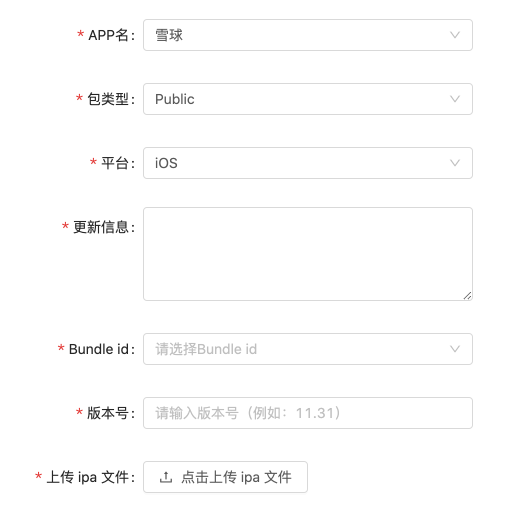
#> input picture test/1.png, 1010 x 1012 px, found by its file name (shown at 1/2 size)
$ jupyter execute --allow-errors '中后台表单自动生成.ipynb'   (shell and % lines are left out)
#> lines starting #> are read from the running program, lines starting #| are printed output that depends on the picture; after the words box and inside, x2 and y2 are one past the last pixel; in counts of white or black regions, pixels touching at a corner belong together
#> the answer given: 1.png
<a href="https://colab.research.google.com/github/yuxizhe/HTML-UI-datasets-generate/blob/master/%E4%B8%AD%E5%90%8E%E5%8F%B0%E8%A1%A8%E5%8D%95%E8%87%AA%E5%8A%A8%E7%94%9F%E6%88%90.ipynb" target="_parent"></a>

[cell 1]
import tensorflow as tf
from tensorflow import keras
from keras.preprocessing.image import ImageDataGenerator

[cell 2]
# tesseract 中文识别

# 环境安装
#加载中文语言包

[cell 3]
# 文字识别
import pytesseract
from pytesseract import Output

[cell 4]
# 识别元素内及元素前的文字

def element_ocr(cropped, img, x, y, w, h):
  img = cv2.cvtColor(img, cv2.COLOR_BGR2GRAY)
  cropped = cv2.cvtColor(cropped, cv2.COLOR_BGR2GRAY)
  # 识别矩形中的文字
  inner_text = pytesseract.image_to_string(cropped, lang='chi_sim')
  print('元素内文字:  '+ inner_text)

  # 识别矩形前的文字 往前200
  textAreaBefore = img[y:y+h,max(0,x-200):x]
  cv2_imshow(textAreaBefore)
  # 识别前序文字
  before_text = pytesseract.image_to_string(textAreaBefore, lang='chi_sim')
  print('元素前区域文字：  '+before_text)

  return inner_text,before_text

[cell 5]
# 中文字体显示
from PIL import Image, ImageDraw, ImageFont

# [8 lines left out: function cv2ImgAddText, not called in this run]

[cell 6]
import cv2
import numpy as np
from google.colab.patches import cv2_imshow

#获取图片内矩形函数
def cv_get_block(location):
#> called with location = '/content/pic/crm/1.png'
  img = cv2.imread(location)
#> img is the input picture: shape (1012, 1010, 3); mean B, G, R 252.2, 252.2, 252.2
  # img resize to 700
  img = cv2.resize(img, (700,int(700/img.shape[1]*img.shape[0])), interpolation=cv2.INTER_AREA)
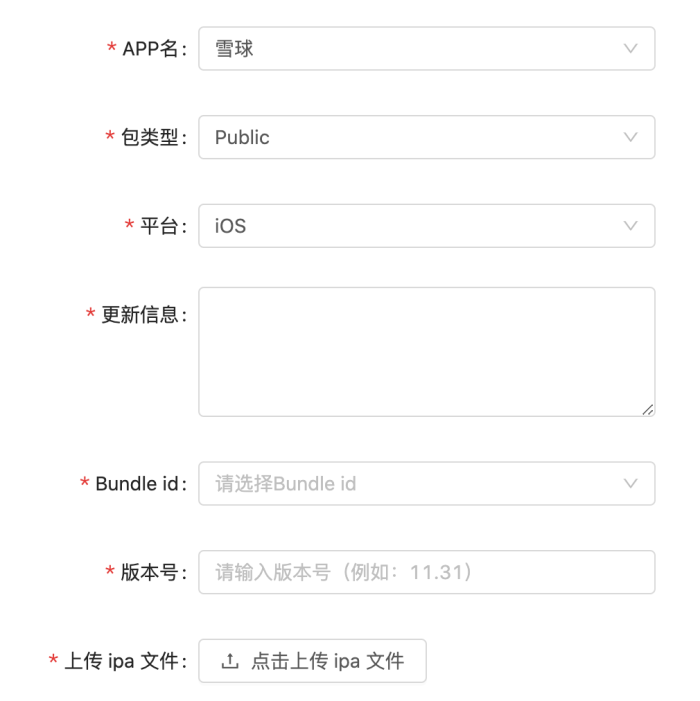
#> img: shape (701, 700, 3); mean B, G, R 252.2, 252.2, 252.2

  # 转为灰度
  gray = cv2.cvtColor(img, cv2.COLOR_BGR2GRAY)
  # 边缘检测
  binary = cv2.Canny(gray,50,100)
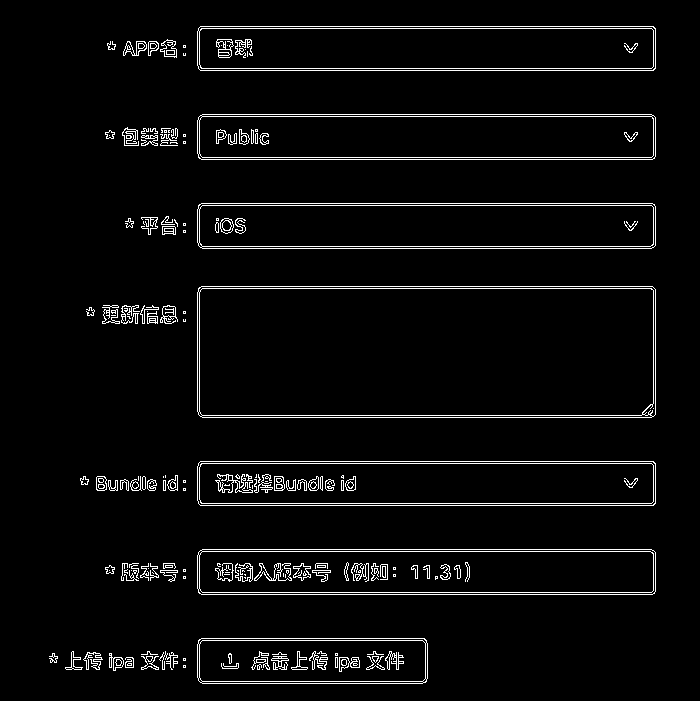
#> binary: shape (701, 700); 4.2% white in thin lines or dots, all inside (x1, y1, x2, y2) = (49, 26, 656, 684)

  #cv2_imshow(binary)

  #检测轮廓
  # RETR_EXTERNAL  表示只检测最外层轮廓
  contours, hier = cv2.findContours(binary, cv2.RETR_EXTERNAL, cv2.CHAIN_APPROX_SIMPLE)
#> contours = 89 contours, 54 with area under 20; largest, box (x1, y1, x2, y2) and area: (197, 286, 656, 418) 59968, (197, 549, 656, 595) 20581, (197, 203, 656, 249) 20581, (197, 114, 656, 160) 20581, (197, 461, 656, 506) 20135

  # 裁剪出的图片
  croppedImage = []
  # 位置信息和文案信息
  positionAndText = []

  for c in contours:  #遍历轮廓
      rect = cv2.minAreaRect(c)  #生成最小外接矩形

      # 计算最小面积矩形的坐标
      # 这个返回坐标点顺序是随机的
      box = cv2.boxPoints(rect)
      box = np.int0(box)  # 将坐标规范化为整数

      h = int(abs(box[3, 1] - box[1, 1]))
      w = int(abs(box[3, 0] - box[1, 0]))
      y = min(box[2][1],box[0][1])
      x = min(box[2][0],box[0][0])

      # 去除太小太大 的矩形，只保留合适的
      if (h > 500 or w > 600):
          continue
      if (h < 20 or w < 60):
          continue

      #print(h,w)
      #print(box)
      # 取出图片
      # image[y:y+h, x:x+w]
      cropped = img[y-5:y+h+5, x-5:x+w+5]

      print('\n 元素识别：')
      cv2_imshow(cropped)

      # 识别矩形中的文字
      inner_text, before_text = element_ocr(cropped, img, x, y, w, h)

      # 传出
      positionAndText.append([box,inner_text,before_text])

      # 格式化为正方形
      cropped = resize_image(cropped)
      croppedImage.append(cropped)
      # 绘制矩形
      cv2.drawContours(img, [box], 0, (255, 0, 255), 1)
#> this loop made 12 passes
#> (rect, box, h, w, y, x) on passes 2, 4, 5, 6, 7, 8: (((129, 664), (2, 4), -90), [[131, 665], [127, 665], [127, 663], [131, 663]], 2, 4, 663, 127), (((129, 662), (10, 8), -90), [[133, 667], [125, 667], [125, 657], [133, 657]], 10, 8, 657, 125), (((149.5, 662.5), (13, 17), -90), [[158, 669], [141, 669], [141, 656], [158, 656]], 13, 17, 656, 141), (((116, 661.5), (17, 14), -90), [[123, 670], [109, 670], [109, 653], [123, 653]], 17, 14, 653, 109), (((53, 657.5), (9, 8), -90), [[57, 662], [49, 662], [49, 653], [57, 653]], 9, 8, 653, 49), (((92.5, 660.5), (17, 19), -90), [[102, 669], [83, 669], [83, 652], [102, 652]], 17, 19, 652, 83)
#> (c, rect, box, h, w, y, x) on passes 1, 3: ([[183, 665], [183, 667], [185, 667], [185, 665]], ((184, 666), (2, 2), -90), [[185, 667], [183, 667], [183, 665], [185, 665]], 2, 2, 665, 183), ([[183, 658], [183, 660], [185, 660], [185, 658]], ((184, 659), (2, 2), -90), [[185, 660], [183, 660], [183, 658], [185, 658]], 2, 2, 658, 183)
#|  元素识别：
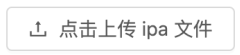
#> cropped: shape (55, 240, 3); min 89, max 255, mean 242.7
#> after the loop, croppedImage = []; positionAndText = []
  #cv2_imshow(img)

  # 输出 array 而不是list
  # 'Input data in `NumpyArrayIterator` should have rank 4. You passed an array with shape', (224, 224, 3))
  # 因为 ImageDataGenerator.flow 输入为 NumpyArray
  return np.array(croppedImage), np.array(positionAndText), img

[cell 7]
# 图像归一为 224 224
import os
import cv2
import glob
import numpy as np

min_side = 224

# [20 lines left out: function resize_image, not called in this run]

[cell 8]
# 输出分类结果
import matplotlib.pyplot as plt
# [8 lines left out: function result_show, not called in this run]

[cell 9]
# 在图片上显示结果
# 通过ImageDataGenerator.flow 后 顺序会变化
# [12 lines left out: function result_show_in_image, not called in this run]

[cell 10]
# 显示 ImageDataGenerator 处理后的图形
# [7 lines left out: function show_batch, not called in this run]

[cell 11]
# 复制训练好的模型

#> (a cell that did not finish here is left out)

#> (a cell that did not finish here is left out)

[cell 14]
# 翻译 获取英文驼峰命名
import json

import requests
import re

# 下划线转驼峰
# [42 lines left out: functions str2Hump, translate, not called in this run]

[cell 15]
from google.colab import files

[cell 16]
uploaded = files.upload()

name = ''

for fn in uploaded.keys():
  name = fn
  print('User uploaded file "{name}" with length {length} bytes'.format(
      name=fn, length=len(uploaded[fn])))

$ run again, with test/2.png copied over test/1.png
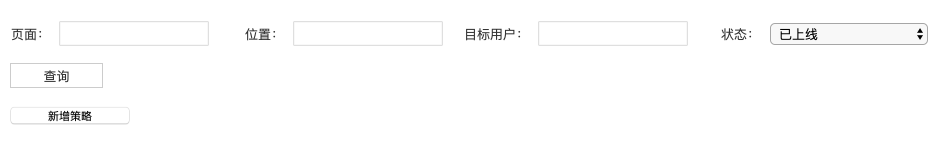
#> input picture test/2.png, 1882 x 288 px, found by its file name (shown at 1/2 size)
#> in cv_get_block, img is the input picture: shape (288, 1882, 3); min 0, max 255, mean 252.5
#> in cv_get_block, `img = cv2.resize(img, (700,int(700/img.shape[1]*img.shape[0])), interp..`:
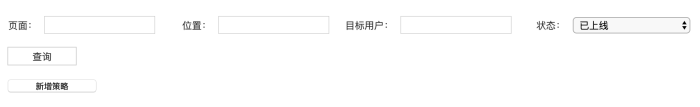
#> img: shape (107, 700, 3); min 0, max 255, mean 252.5
#> in cv_get_block, `binary = cv2.Canny(gray,50,100)`:
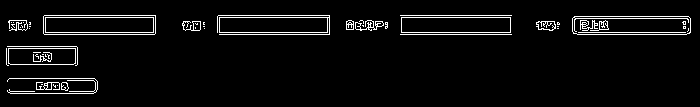
#> binary: shape (107, 700); 4.5% white in thin lines or dots, all inside (x1, y1, x2, y2) = (6, 15, 691, 94)
#> contours = 38 contours, 27 with area under 20; largest, box (x1, y1, x2, y2) and area: (43, 15, 156, 35) 2126, (572, 16, 691, 35) 2110, (401, 17, 511, 33) 1635, (217, 15, 330, 35) 1622, (8, 48, 76, 65) 1069
#> the loop in cv_get_block, `for c in contours:` made 38 passes
#> (rect, box, h, w, y, x) on passes 1 to 4: (((57, 85), (0, 0), -90), [[57, 85], [57, 85], [57, 85], [57, 85]], 0, 0, 85, 57), (((54.25, 85.25), (1.41, 3.54), -45), [[55, 87], [52, 84], [53, 83], [56, 86]], 2, 4, 83, 53), (((41.5, 84), (0, 1), -90), [[42, 84], [41, 84], [41, 84], [42, 84]], 0, 1, 84, 41), (((64.5, 86), (8, 7), -90), [[68, 90], [61, 90], [61, 82], [68, 82]], 8, 7, 82, 61)
#> after the loop in cv_get_block, `for c in contours:`: croppedImage = []
#> `images,positionAndText ,img = cv_get_block('/content/pic/crm/1.png')`: images = empty array

$ run again, with test/3.png copied over test/1.png
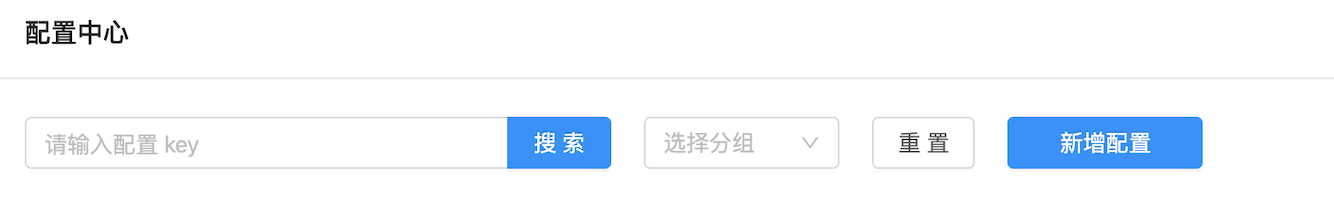
#> input picture test/3.png, 1334 x 206 px, found by its file name
#> in cv_get_block, img is the input picture: shape (206, 1334, 3); mean B, G, R 252.3, 247, 242.5
#> img: shape (108, 700, 3)
#> in cv_get_block, `binary = cv2.Canny(gray,50,100)`:
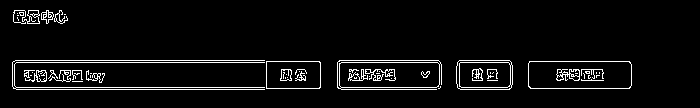
#> binary: shape (108, 700); 4.9% white in thin lines or dots, all inside (x1, y1, x2, y2) = (12, 10, 632, 90)
#> contours = 26 contours, 17 with area under 20; largest, box (x1, y1, x2, y2) and area: (528, 61, 632, 89) 2772, (337, 60, 442, 90) 2752, (456, 60, 513, 90) 1595, (266, 61, 321, 89) 1457, (13, 10, 40, 24) 136
#> the loop in cv_get_block, `for c in contours:` made 14 passes
#> (rect, box, h, w, y, x) on passes 1, 2, 4, 5: (((439.3, 87.25), (2.83, 0.707), -45), [[438, 88], [438, 88], [440, 86], [440, 86]], 2, 2, 86, 438), (((77, 81), (0, 10), -90), [[82, 81], [72, 81], [72, 81], [82, 81]], 0, 10, 81, 72), (((30.5, 75), (0, 1), -90), [[31, 75], [30, 75], [30, 75], [31, 75]], 0, 1, 75, 30), (((90.5, 73), (0, 1), -90), [[91, 73], [90, 73], [90, 73], [91, 73]], 0, 1, 73, 90)
#> (printed output is left out)
#> after the loop in cv_get_block, `for c in contours:`:
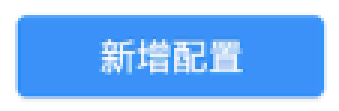
#> cropped: shape (37, 113, 3) (shown 3 times larger); mean B, G, R 249, 187.5, 134.8
#> after the loop in cv_get_block, `for c in contours:`: croppedImage = []

$ run again, with test/4.png copied over test/1.png
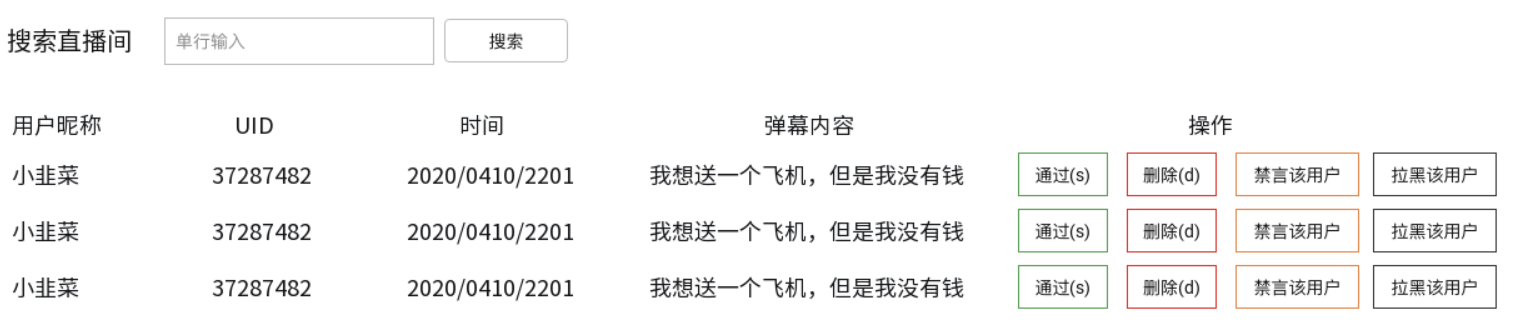
#> input picture test/4.png, 1514 x 320 px, found by its file name
#> in cv_get_block, img is the input picture: shape (320, 1514, 3); mean B, G, R 244.5, 244.8, 245.2
#> img: shape (147, 700, 3)
#> in cv_get_block, `binary = cv2.Canny(gray,50,100)`:
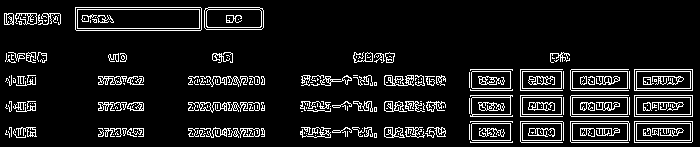
#> binary: shape (147, 700); 10.1% white in thin lines or dots
#> contours = 191 contours, 141 with area under 20; largest, box (x1, y1, x2, y2) and area: (75, 7, 202, 31) 2896, (204, 7, 264, 30) 1284, (634, 95, 693, 117) 1218, (634, 69, 693, 91) 1218, (634, 121, 693, 143) 1218
#> the loop in cv_get_block, `for c in contours:` made 191 passes
#> (rect, box, h, w, y, x) on passes 1 to 3: (((491, 141.5), (1, 42), -90), [[512, 142], [470, 142], [470, 141], [512, 141]], 1, 42, 141, 470), (((315, 135), (0, 0), -90), [[315, 135], [315, 135], [315, 135], [315, 135]], 0, 0, 135, 315), (((360, 134), (0, 0), -90), [[360, 134], [360, 134], [360, 134], [360, 134]], 0, 0, 134, 360)
#> (printed output is left out)
#> after the loop in cv_get_block, `for c in contours:`:
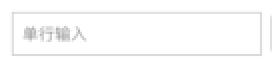
#> cropped: shape (33, 136, 3) (shown 2 times larger); min 174, max 255, mean 250.7
#> after the loop in cv_get_block, `for c in contours:`: croppedImage = []
